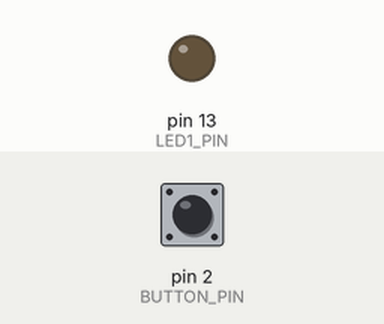
Simulated run of this sketch. Board: Arduino Uno, built with avr-gcc and run on an emulated ATmega328P. On the bench: output pins drawn as LEDs (lit = HIGH). The inputs (shaded band) are chosen by the test bench; at power-on: pin 2 (BUTTON_PIN) LOW.

Above: at 1.2 s.
1.3 s: pin 2 (BUTTON_PIN) pulled HIGH for 0.15 s
At 1.44 s:
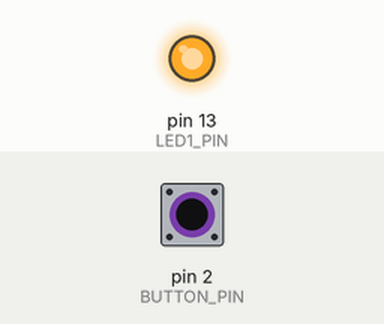
3.0 s: pin 2 (BUTTON_PIN) pulled HIGH for 3.2 s
At 7.0 s:
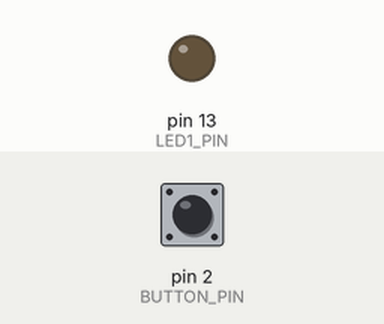
Timing chart, 0 to 8.5 s (numbered marks = the images above; inputs shaded):
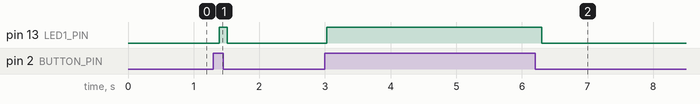

Measured:
- after the input at 1.3 s, pin 13 (LED1_PIN): LOW → HIGH after 0.09 s, → LOW 0.13 s later
- after the input at 3.0 s, pin 13 (LED1_PIN): LOW → HIGH at once, → LOW 3.3 s later

The sketch:

debounce_000.ino
```cpp
/*
   Debounce_000

   A simple sketch to show how to use timing techniques from last week to debounce a switch

*/

// define pin numbers
#define BUTTON_PIN 2
#define LED1_PIN 13

// delcare variables
unsigned long button_last_read;
int debounce; // time in milliseconds that we want to ignore changes

void setup() {

  button_last_read = 0;
  debounce = 125;

  pinMode(BUTTON_PIN, INPUT);
  pinMode(LED1_PIN, OUTPUT);

}

void loop() {

  unsigned long current_time = millis();

  // we only read from the button once every 125 ms
  if (current_time - button_last_read > (unsigned long) debounce) {
    button_last_read = current_time;
    digitalWrite(LED1_PIN, digitalRead(BUTTON_PIN)); //this updates the LED to match the button state
  }

}
```
